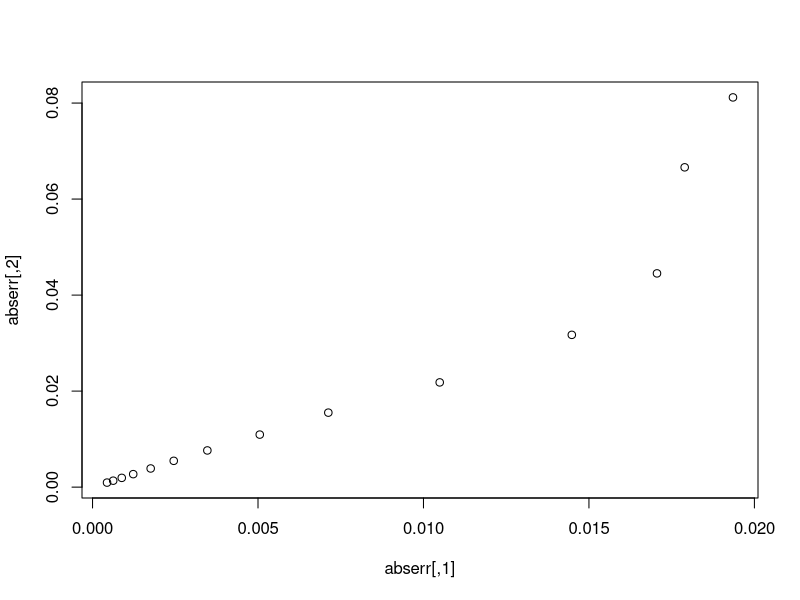

R code for this plot:
## ---- chunk 1


p <- c(0.01,0.05,0.1, 0.25, 0.5)
R <-c(2^(2:15))
#set as a matrix so p1 p2 etc with r1 r2
abserr <- matrix(NA,length(R), length(p))
relerr <- matrix(NA,length(R), length(p))


for(i in 1:length(p)){
  for(j in 1:length(R)){
      abserr[j,i] <- mean(abs((rbinom(10000,R[j],p[i])/R[j])-p[i]))
      relerr[j,i] <- abserr[j,i]/p[i]
  }
}
## ---- chunk 2
plot(abserr)
